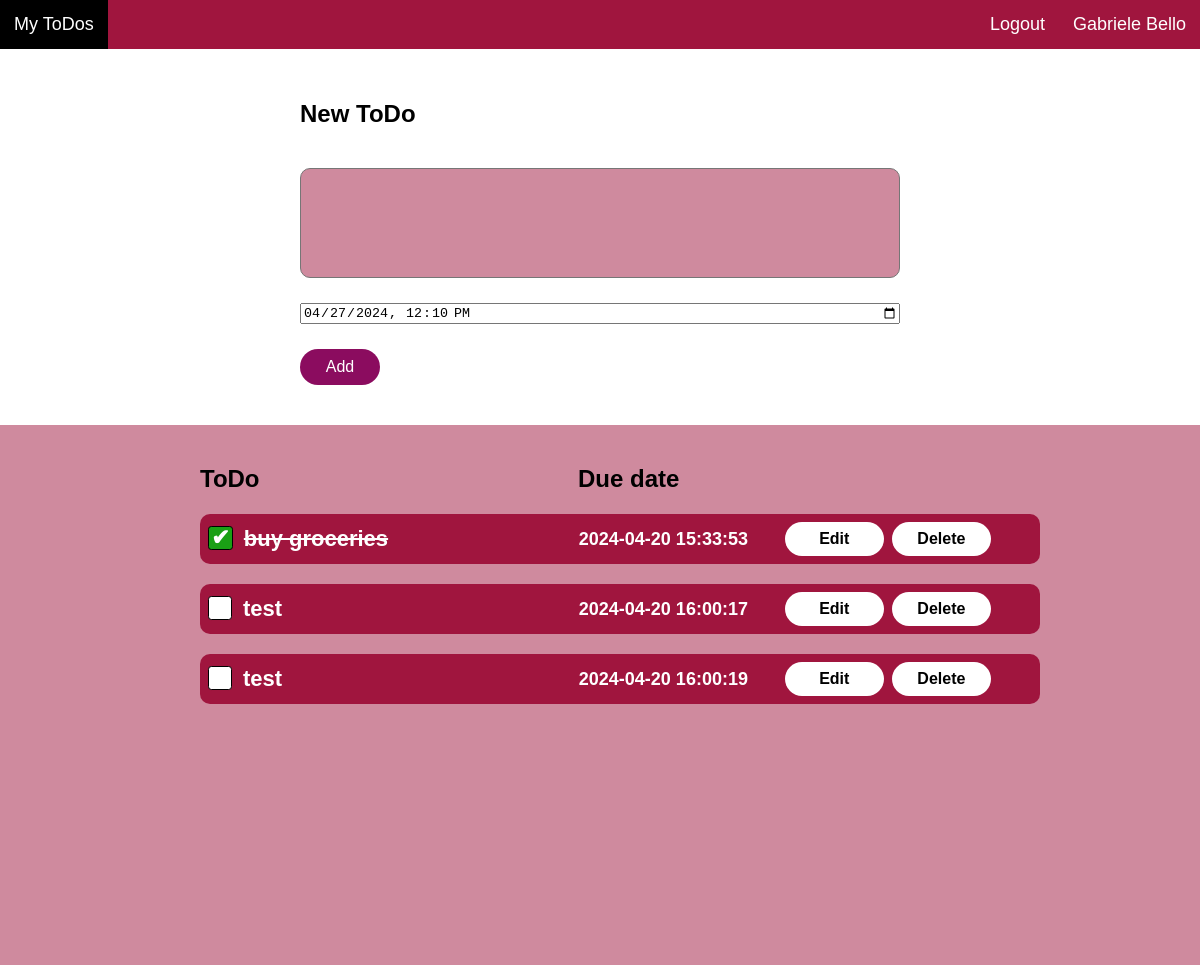
Screenshot of / (signed in) with the database file from the repository.
### app/models.py (models this page shows)
class User(db.Model, UserMixin):
  id = db.Column(db.Integer, primary_key=True)
  email = db.Column(db.String(150), unique=True)
  username = db.Column(db.String(150), unique=True)
  full_name = db.Column(db.String(150))
  password = db.Column(db.String(150))
  todos = db.relationship("ToDo")

class ToDo(db.Model):
  id = db.Column(db.Integer, primary_key=True)
  text = db.Column(db.String(10000))
  status = db.Column(db.Boolean)
  date = db.Column(db.DateTime(timezone=True), default=func.now())
  user_id = db.Column(db.Integer, db.ForeignKey("user.id"))

### app/views.py (the view)
@views.route("/", methods=["GET", "POST"])
@login_required
def dashboard():
  now = datetime.now()
  now = now.strftime("%Y-%m-%dT%H:%M")
  if request.method == "POST":
    todo = request.form.get("todo")
    date = datetime.strptime(request.form.get("date"), '%Y-%m-%dT%H:%M')
    print(date)
    if len(todo) < 1:
      flash("Insert text.", category="error")
    else:
      new_todo = ToDo(text=todo, date=date, user_id=current_user.id, status=False)
      db.session.add(new_todo)
      db.session.commit()
      flash("ToDo created!", category="success")
    return render_template("dashboard.html", user=current_user, now=now)
  elif request.method == "GET":
    return render_template("dashboard.html", user=current_user, now=now)

### main.py (called while the page is built)
@login_manager.user_loader
def load_user(id):
  return User.query.get(int(id))

### templates/dashboard.html (shortened to what this page needs)
{% extends "layout.html" %}
{% block main %}
<div class="todo-form">
  <h1>New ToDo</h1>
  <form method="post" action="/">
    <textarea name="todo" id="note"></textarea>
    <input type="datetime-local" name="date" value="{{now}}" min="{{now}}">
    <button type="submit" class="main-button">Add</button>
  </form>
</div>
<div class="bottom-div">
  <div class="todos-header"><div>ToDo</div><div>Due date</div></div>
  <ul class="todos-list">
    {% for todo in user.todos %}
      <li class="todos-list-{{ todo.id }}">
        {% if todo.status == true %}
        <div class="checkbox-container checkbox-container-{{ todo.id }}">
          <label for="checkbox{{ todo.id }}"><span class="todo-text-{{ todo.id }}">{{ todo.text }}</span></label>
        </div>
        {% else %}
        <div class="checkbox-container checkbox-container-{{ todo.id }}">
          <label for="checkbox{{ todo.id }}"><span class="todo-text-{{ todo.id }}">{{ todo.text }}</span></label>
        </div>
        {% endif %}
        <div class="date-text date-text-{{todo.id}}">{{todo.date}}</div>
        <button data-id="{{ todo.id }}" id="editButton" class="edit-button edit-button-{{ todo.id }} sec-button">Edit</button>
        <button class="sec-button delete-button-{{ todo.id }}" data-id="{{ todo.id }}" id="deleteButton">Delete</button>
      </li>
    {% endfor %}
  </ul>
</div>
{% endblock %}

### templates/layout.html (shortened to what this page needs)
<!DOCTYPE html>
<html lang="en">
<head>
  <link rel="stylesheet" href="../static/styles/navbar.css">
  <link rel="stylesheet" href="../static/styles/buttons.css">
  <link rel="stylesheet" href="../static/styles/forms.css">
  <link rel="stylesheet" href="../static/styles/todos.css">
  <link rel="stylesheet" href="../static/styles/switchers.css">
  <link rel="stylesheet" href="../static/styles/general.css">
</head>
<body>
  <nav class="header-navbar">
    <ul>
      {% if user.is_authenticated %}
      <li class="left"><a class="a" href="/">My ToDos</a></li>
      <li class="right"><a class="a" href="/my-account">{% if user.full_name %}{{user.full_name}}{% else %}{{ user.username }}{% endif %}</a></li>
      <li class="right"><a class="a" href="/logout">Logout</a></li>
      {% else %}
      <li class="left logo">ToDo</li>
      <li class="right"><a class="a" href="/login">Login</a></li>
      <li class="right"><a class="a" href="/sign-up">Sign Up</a></li>
      {% endif %}
    </ul>
  </nav>
  <section>
    {% block main %}
    {% endblock %}
  </section>
</body>
</html>

### static/styles/navbar.css (style rules this page uses)
.header-navbar ul { list-style-type: none; width: 100%; margin: 0; padding: 0; position: fixed; background-color: #A0153E; z-index: 9999; top: 0; }
.left { display: inline; float: left; }
.right { display: inline; float: right; }
.a, .logo { display: block; color: white; text-decoration: none; text-align: center; padding-top: 14px; padding-bottom: 14px; padding-left: 14px; padding-right: 14px; font-size: 18px; transition: all 0.15s; height: 100%; }
.a[href="/my-account"] { overflow: hidden; white-space: nowrap; }

### static/styles/buttons.css (style rules this page uses)
.main-button { background-color: #8b0c5f; color: #ffffff; border: none; width: 80px; height: 36px; border: none; border-radius: 18px; font-size: 16px; cursor: pointer; transition: all 0.1s; font-weight: 500; }
.sec-button { background-color: #ffffff; color: #000000; border: none; height: 34px; border-radius: 18px; font-size: 16px; cursor: pointer; transition: all 0.1s; font-weight: 600; }

### static/styles/forms.css (style rules this page uses)
.form, .todo-form { display: flex; flex-direction: column; margin-left: 25%; margin-right: 25%; row-gap: 40px; }
label { font-size: 20px; font-weight: bold; }
.todo-form textarea { background-color: #CF8A9E; font-size: 22px; font-weight: bold; color: black; font-family: Arial, Helvetica, sans-serif; resize: none; margin: 0; height: 100px; border-radius: 10px; padding: 4px; outline: none; }
.todo-form h1 { margin: 0; font-size: 24px; }
.todo-form form { display: flex; flex-direction: column; row-gap: 25px; }

### static/styles/todos.css (style rules this page uses)
.todos-list { display: flex; flex-direction: column; list-style-type: none; row-gap: 20px; column-gap: 10px; width: 70%; }
.todos-list li { display: grid; grid-template-columns: 45% 25% 12% 1% 12%; align-items: center; padding: 8px; background-color:#A0153E; border-radius: 10px; }
.todos-list li span { width: 90%; word-wrap: break-word; }
.todos-header { font-size: 24px; font-weight: bold; width: 70%; margin-left: 40px; display: grid; grid-template-columns: 45% 55%; }
.date-text { font-size: 18px; font-weight: bold; color: white; }
.checkbox-container label { cursor: pointer; font-size: 22px; color: white; display: flex; }
.checkbox-container label::before { content: ''; padding-left: 0.5em; padding-right: 0.5em; height: 1em; border: .05em solid black; border-radius: .15em; margin-right: .5em; background-color: white; }
.checkbox-container input[type="checkbox"]:checked + label::before { background-color: #1aa015; content: "\002714"; padding-left: 0.1em; padding-right: 0.1em; display: flex; justify-content: center; align-items: center; }

### static/styles/switchers.css (style rules this page uses)
.checked { text-decoration: line-through; }
.active-nav { background-color: black; }

### static/styles/general.css (style rules this page uses)
body { font-family: Arial, Helvetica, sans-serif; margin: 0; }
.bottom-div { background-color: #CF8A9E; margin-top: 40px; padding-top: 40px; height: 500px; display: flex; flex-direction: column; align-items: center; row-gap: 5px; }
section { margin-top: 40px; padding-top: 5%; }

### rows the page displays
User: full_name "Gabriele Bello"
ToDo: text "buy groceries", date "2024-04-20 15:33:53"
ToDo: text "test", date "2024-04-20 16:00:17"
ToDo: text "test", date "2024-04-20 16:00:19"
